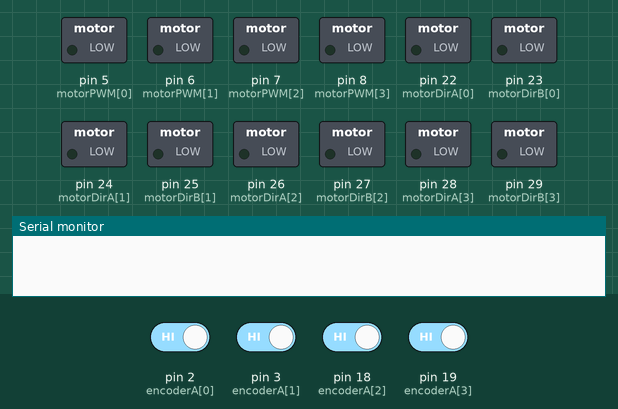
A sketch run on a simulated Arduino Mega 2560, built with avr-gcc and run on an emulated ATmega2560. Parts: switched loads named in the sketch (green lamp = pin HIGH), the last lines printed to the serial monitor. The inputs (shaded band) are chosen by the test bench; at power-on: pin 2 (encoderA[0]), pin 3 (encoderA[1]), pin 18 (encoderA[2]), pin 19 (encoderA[3]) HIGH.

Above: at 0.1 s.
At 2.1 s:
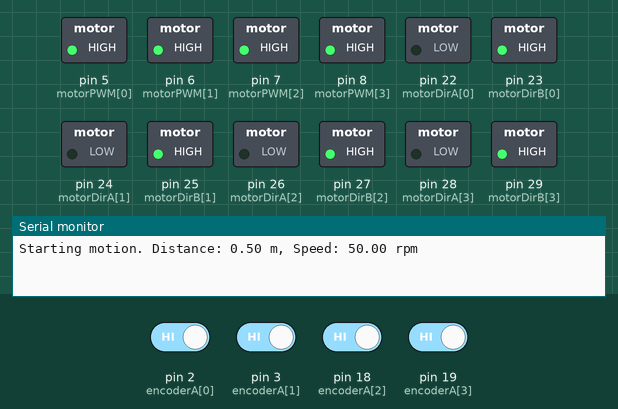
Timing chart, 0 to 3.6 s (numbered marks = the images above):
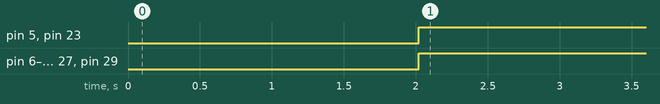

The sketch:

ironman_base.ino
```cpp
#include <Arduino.h>

#define NUM_CH 4

// Motor control pins
const int motorPWM[NUM_CH] = {5, 6, 7, 8};
const int motorDirA[NUM_CH] = {22, 24, 26, 28};
const int motorDirB[NUM_CH] = {23, 25, 27, 29};

// Encoder pins
const int encoderA[NUM_CH] = {2, 3, 18, 19};   // Interrupt-capable
const int encoderB[NUM_CH] = {20, 21, 14, 15}; // Regular digital

// Ultrasonic sensor pins
#define FRONT_TRIG 30
#define FRONT_ECHO 31
#define LEFT_TRIG 32
#define LEFT_ECHO 33
#define RIGHT_TRIG 34
#define RIGHT_ECHO 35
#define REAR_TRIG 36
#define REAR_ECHO 37

#define OBSTACLE_THRESHOLD_CM 20

volatile long encoderTicks[NUM_CH] = {0};
float targetRPM[NUM_CH] = {0};
float currentRPM[NUM_CH] = {0};
float pwmOutput[NUM_CH] = {0};

float kp[NUM_CH] = {1.2, 1.2, 1.2, 1.2};
float ki[NUM_CH] = {0.5, 0.5, 0.5, 0.5};
float kd[NUM_CH] = {0.2, 0.2, 0.2, 0.2};

float errorSum[NUM_CH] = {0};
float lastError[NUM_CH] = {0};

const float wheelRadius = 0.097;
const float robotLength = 0.33;
const float robotWidth  = 0.29;

const int ticksPerRevolution = 330;
const unsigned long controlInterval = 20; // milliseconds
long lastTicks[NUM_CH] = {0};

// Motion state
bool motionActive = false;
long startTicks[NUM_CH];
long ticksTarget = 0;
float motionDirVX = 0, motionDirVY = 0, motionDirOmega = 0;
unsigned long lastControlTime = 0;

// Ultrasonic usage flag (false by default)
bool USE_ULTRASONIC = false;

// Motion command queue with wait time
struct MotionCommand {
  float distance_m;
  float speed_rpm;
  float dir_vx, dir_vy, dir_omega;
  unsigned long waitAfterMs;  // Wait time after motion in milliseconds
};
#define MAX_QUEUE 10
MotionCommand motionQueue[MAX_QUEUE];
int motionQueueSize = 0;
int currentMotionIndex = 0;

bool waitingAfterMotion = false;
unsigned long waitStartTime = 0;

// Encoder ISRs
void encoderISR0() { encoderTicks[0] += (digitalRead(encoderA[0]) == digitalRead(encoderB[0])) ? 1 : -1; }
void encoderISR1() { encoderTicks[1] += (digitalRead(encoderA[1]) == digitalRead(encoderB[1])) ? 1 : -1; }
void encoderISR2() { encoderTicks[2] += (digitalRead(encoderA[2]) == digitalRead(encoderB[2])) ? 1 : -1; }
void encoderISR3() { encoderTicks[3] += (digitalRead(encoderA[3]) == digitalRead(encoderB[3])) ? 1 : -1; }

// Ultrasonic distance read
long getDistanceCM(int trigPin, int echoPin) {
  digitalWrite(trigPin, LOW);
  delayMicroseconds(2);
  digitalWrite(trigPin, HIGH);
  delayMicroseconds(10);
  digitalWrite(trigPin, LOW);
  long duration = pulseIn(echoPin, HIGH, 30000); // Timeout 30ms
  return duration * 0.034 / 2;
}

void queueMotion(float distance_m, float speed_rpm, float dir_vx, float dir_vy, float dir_omega, unsigned long waitMs = 0) {
  if (motionQueueSize < MAX_QUEUE) {
    motionQueue[motionQueueSize++] = { distance_m, speed_rpm, dir_vx, dir_vy, dir_omega, waitMs };
  }
}

void resetControlState() {
  for (int i = 0; i < NUM_CH; i++) {
    errorSum[i] = 0;
    lastError[i] = 0;
    lastTicks[i] = encoderTicks[i];
    pwmOutput[i] = 0;
    currentRPM[i] = 0;
  }
}

void setup() {
  for (int i = 0; i < NUM_CH; i++) {
    pinMode(motorPWM[i], OUTPUT);
    pinMode(motorDirA[i], OUTPUT);
    pinMode(motorDirB[i], OUTPUT);
    pinMode(encoderA[i], INPUT);
    pinMode(encoderB[i], INPUT);
  }

  attachInterrupt(digitalPinToInterrupt(encoderA[0]), encoderISR0, CHANGE);
  attachInterrupt(digitalPinToInterrupt(encoderA[1]), encoderISR1, CHANGE);
  attachInterrupt(digitalPinToInterrupt(encoderA[2]), encoderISR2, CHANGE);
  attachInterrupt(digitalPinToInterrupt(encoderA[3]), encoderISR3, CHANGE);

  pinMode(FRONT_TRIG, OUTPUT); pinMode(FRONT_ECHO, INPUT);
  pinMode(LEFT_TRIG, OUTPUT); pinMode(LEFT_ECHO, INPUT);
  pinMode(RIGHT_TRIG, OUTPUT); pinMode(RIGHT_ECHO, INPUT);
  pinMode(REAR_TRIG, OUTPUT); pinMode(REAR_ECHO, INPUT);

  Serial.begin(9600);
  delay(2000);

  queueMotion(0.5, 50, -1, 0, 0, 5000); // BACKWARD
  queueMotion(0.5, 50, 1, 0, 0, 5000);  // FORWARD
  // Move left 0.5 meters at 50 RPM, wait 5 seconds
  queueMotion(0.5, 50, 0, -1, 0, 5000);
  // Move right 0.5 meters at 50 RPM, wait 5 seconds
  queueMotion(0.5, 50, 0, 1, 0, 5000);
  // Rotate in place 360 degrees at 50 RPM, wait 5 seconds
  float radius = (robotLength + robotWidth) / 2.0;
  float rotateDistance = 2 * PI * radius;  // Distance each wheel travels for 360° turn
  queueMotion(rotateDistance, 50, 0, 0, 1, 5000);

  if (motionQueueSize > 0) {
    MotionCommand& cmd = motionQueue[0];
    startMotion(cmd.distance_m, cmd.speed_rpm, cmd.dir_vx, cmd.dir_vy, cmd.dir_omega);
  }
}

void startMotion(float distance_m, float speed_rpm, float dir_vx, float dir_vy, float dir_omega) {
  float revs = distance_m / (2 * PI * wheelRadius);
  ticksTarget = revs * ticksPerRevolution;

  for (int i = 0; i < NUM_CH; i++) startTicks[i] = encoderTicks[i];

  resetControlState();

  mecanumKinematics(dir_vx * speed_rpm, dir_vy * speed_rpm, dir_omega * speed_rpm);

  motionDirVX = dir_vx;
  motionDirVY = dir_vy;
  motionDirOmega = dir_omega;
  motionActive = true;
  lastControlTime = millis();

  Serial.print("Starting motion. Distance: ");
  Serial.print(distance_m);
  Serial.print(" m, Speed: ");
  Serial.print(speed_rpm);
  Serial.println(" rpm");
}

void stopAllMotors() {
  for (int i = 0; i < NUM_CH; i++) {
    targetRPM[i] = 0;
    setMotor(i, 0, 0, 0, 0);
  }
  motionActive = false;

  unsigned long waitMs = motionQueue[currentMotionIndex].waitAfterMs;
  if (waitMs > 0) {
    waitingAfterMotion = true;
    waitStartTime = millis();
    Serial.print("Waiting for ");
    Serial.print(waitMs);
    Serial.println(" ms after motion.");
  } else {
    waitingAfterMotion = false;
    advanceToNextMotion();
  }
}

void advanceToNextMotion() {
  currentMotionIndex++;
  if (currentMotionIndex < motionQueueSize) {
    MotionCommand& cmd = motionQueue[currentMotionIndex];
    startMotion(cmd.distance_m, cmd.speed_rpm, cmd.dir_vx, cmd.dir_vy, cmd.dir_omega);
  } else {
    Serial.println("All motions complete.");
  }
}

void mecanumKinematics(float vx, float vy, float omega) {
  float L = robotLength;
  float W = robotWidth;
  float R = wheelRadius;

  float wheelRPM[NUM_CH];
  wheelRPM[0] = (1 / R) * (vx - vy - (L + W) * omega);
  wheelRPM[1] = (1 / R) * (vx + vy + (L + W) * omega);
  wheelRPM[2] = (1 / R) * (vx + vy - (L + W) * omega);
  wheelRPM[3] = (1 / R) * (vx - vy + (L + W) * omega);

  for (int i = 0; i < NUM_CH; i++) targetRPM[i] = wheelRPM[i];
}

void setMotor(int i, float pwmVal, float dir_vx, float dir_vy, float dir_omega) {
  float direction = 0;
  switch (i) {
    case 0: direction = dir_vx - dir_vy - (robotLength + robotWidth) * dir_omega; break;
    case 1: direction = dir_vx + dir_vy + (robotLength + robotWidth) * dir_omega; break;
    case 2: direction = dir_vx + dir_vy - (robotLength + robotWidth) * dir_omega; break;
    case 3: direction = dir_vx - dir_vy + (robotLength + robotWidth) * dir_omega; break;
  }

  if (direction >= 0) {
    digitalWrite(motorDirA[i], HIGH);
    digitalWrite(motorDirB[i], LOW);
  } else {
    digitalWrite(motorDirA[i], LOW);
    digitalWrite(motorDirB[i], HIGH);
    pwmVal = -pwmVal;
  }

  analogWrite(motorPWM[i], constrain(pwmVal, 0, 255));
}

void controlMotors(float dir_vx, float dir_vy, float dir_omega) {
  for (int i = 0; i < NUM_CH; i++) {
    long ticksNow = encoderTicks[i];
    long ticksDelta = ticksNow - lastTicks[i];
    lastTicks[i] = ticksNow;

    currentRPM[i] = (ticksDelta * 60000.0 / controlInterval) / ticksPerRevolution;

    float error = targetRPM[i] - currentRPM[i];
    errorSum[i] += error;
    float dError = error - lastError[i];
    lastError[i] = error;

    pwmOutput[i] = kp[i] * error + ki[i] * errorSum[i] + kd[i] * dError;

    setMotor(i, pwmOutput[i], dir_vx, dir_vy, dir_omega);
  }
}

void loop() {
  if (waitingAfterMotion) {
    if (millis() - waitStartTime >= motionQueue[currentMotionIndex].waitAfterMs) {
      waitingAfterMotion = false;
      advanceToNextMotion();
    }
    return;
  }

  if (motionActive) {
    if (USE_ULTRASONIC) {
      long dFront = getDistanceCM(FRONT_TRIG, FRONT_ECHO);
      long dLeft = getDistanceCM(LEFT_TRIG, LEFT_ECHO);
      long dRight = getDistanceCM(RIGHT_TRIG, RIGHT_ECHO);
      long dRear = getDistanceCM(REAR_TRIG, REAR_ECHO);

      if ((motionDirVX > 0 && dFront < OBSTACLE_THRESHOLD_CM) ||
          (motionDirVX < 0 && dRear < OBSTACLE_THRESHOLD_CM)  ||
          (motionDirVY > 0 && dLeft < OBSTACLE_THRESHOLD_CM)  ||
          (motionDirVY < 0 && dRight < OBSTACLE_THRESHOLD_CM)) {
        Serial.println("Obstacle detected! Stopping motion.");
        stopAllMotors();
        delay(1000);
        return;
      }
    }

    bool done = true;
    for (int i = 0; i < NUM_CH; i++) {
      if (abs(encoderTicks[i] - startTicks[i]) < ticksTarget) {
        done = false;
        break;
      }
    }

    if (done) {
      stopAllMotors();
    }

    unsigned long now = millis();
    if (now - lastControlTime >= controlInterval) {
      lastControlTime = now;
      controlMotors(motionDirVX, motionDirVY, motionDirOmega);
    }
  }
}
```

Measured:
- by itself, pin 5 (motorPWM[0]), pin 6 (motorPWM[1]), pin 7 (motorPWM[2]), pin 8 (motorPWM[3]), pin 23 (motorDirB[0]), pin 25 (motorDirB[1]), pin 27 (motorDirB[2]), pin 29 (motorDirB[3]): LOW → HIGH at 2.0 s
